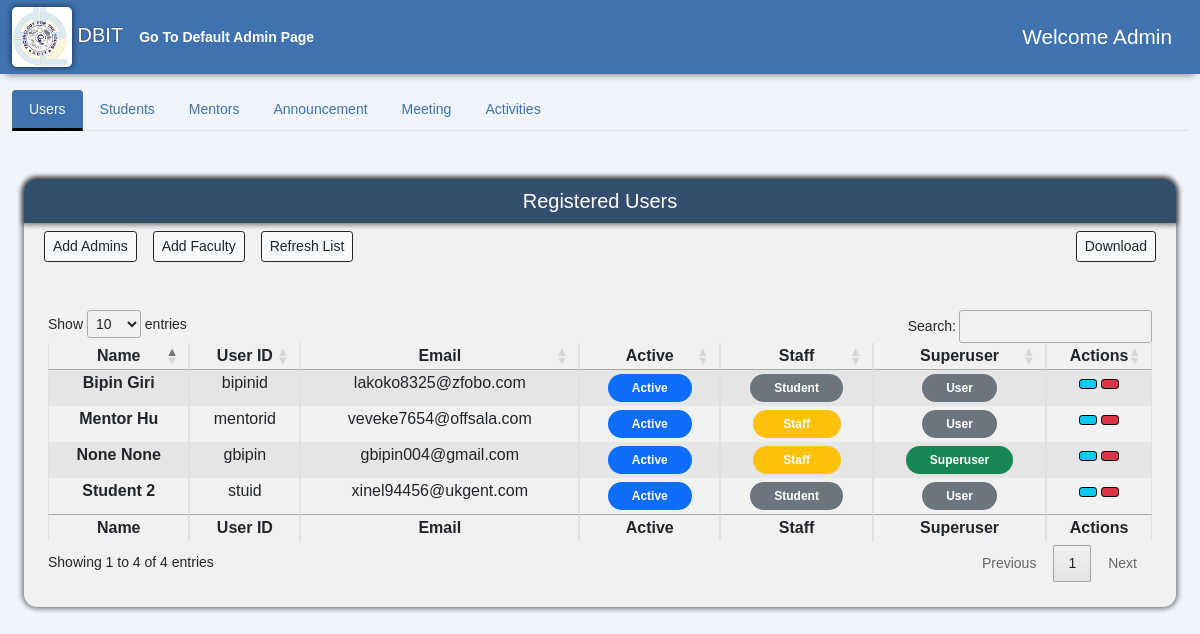
Page /AdminPage/ (signed in) on the earlier database version.
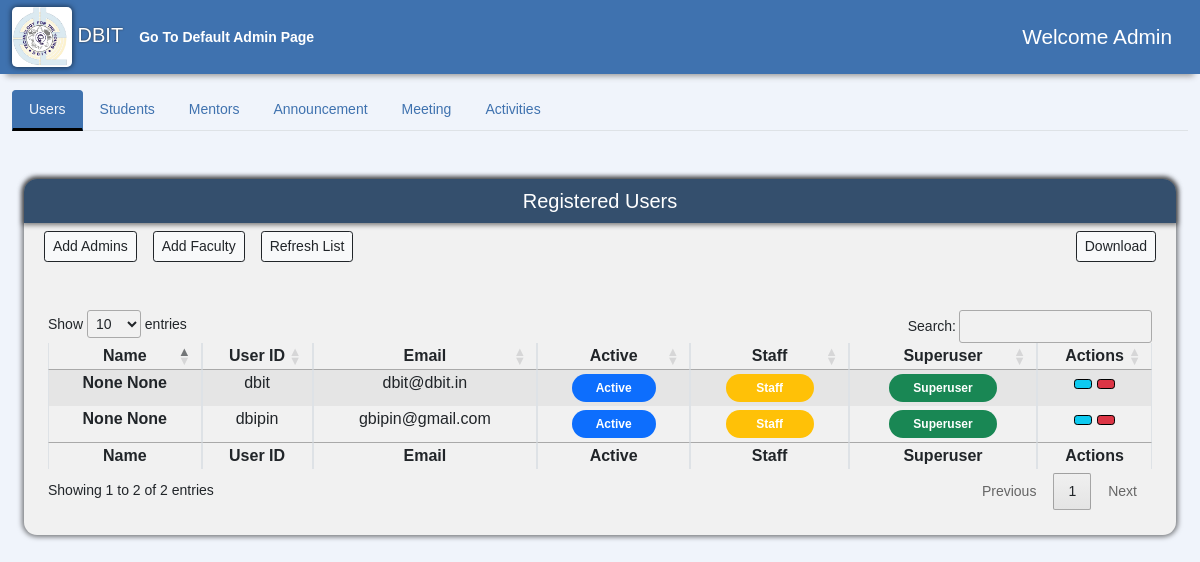
Same page on the later database version.
### accounts/models.py (models this page shows, shortened)
class User(AbstractUser):
    usr_id = models.CharField(max_length=50, unique=True)
    username = None
    email = models.EmailField(max_length=255, unique=True)
    created_on = models.DateTimeField(auto_now_add=True)
    is_active = models.BooleanField(default=True)
    is_staff = models.BooleanField(default=False)
    is_superuser = models.BooleanField(default=False)
    first_name = models.CharField(max_length=50, null=True)
    last_name = models.CharField(max_length=50, null=True)
    middle_name = models.CharField(max_length=50, null=True)
    phone = models.CharField(max_length=10, null=True, blank=True)
    profile_img = models.ImageField(
        default='logo.png', null=True, blank=True, upload_to='images/')
    USERNAME_FIELD = 'email'
    REQUIRED_FIELDS = ['usr_id', ]
    objects = CustomUserManager()

### AdminPage/views.py (the view)
# urls.py: path('', views.Adminpage, name= 'admin'),
@login_required(login_url='Login')
def Adminpage(request):
    if request.user.is_superuser:
        users = User.objects.all()
        context = {'users': users}
        return render(request,'AdminPage/admin-user.html',context)
    else:
        return HttpResponse("You are not authorized to view this page")

### Announcement/notification_processors.py (called while the page is built)
def announcements(request):
    allnotifications= Announcement.objects.all()
    return {'notifications':allnotifications}

def announcement_receiver(request):
    allreceivers= AnnouncementReceiver.objects.all()
    return {'receivers':allreceivers}

### FacultyDashboard/scheduled_meeting_processors.py (called while the page is built)
def scheduled_meetings(request):
    allmeetings= Meeting.objects.all()
    return {'meetings':allmeetings}

### AdminPage/templates/AdminPage/admin-user.html (shortened to what this page needs)
{% extends "admin.html" %}
{% load static %}
{% block userTabButton %}
<button class="nav-link active" id="nav-users-tab" data-bs-toggle="tab" data-bs-target="#nav-users" type="button" role="tab" aria-controls="nav-users-tab" aria-selected="true">
    Users
</button>
{% endblock %}
{% block userTabContent %}
<div class="tab-pane fade show active" id="nav-users" role="tabpanel" aria-labelledby="nav-users-tab">
    <div class="container-fluid mb-5">
        <div class="sidebar flex-shrink-0 dashboard-navigation">
            <div class="sidebar-heading d-flex align-items-center justify-content-center">
                <h5>Registered Users</h5>
            </div>
            <div class="container-fluid" style="overflow-x: auto;">
                <div class="d-flex bd-highlight mb-3">
                    <div class="p-2 bd-highlight">
                        <button type="button" onclick="window.location.href = '{% url 'AdminRegister'  %}';" class="btn btn-light meetings-btn ms-auto btn-sm btn-outline-dark" data-bs-toggle="modal" data-bs-target="#staticBackdrop">
                            Add Admins
                        </button>
                    </div>
                    <div class="p-2 bd-highlight">
                        <button type="button" onclick="window.location.href = '{% url 'FacultyRegister'  %}';" class="btn btn-light meetings-btn ms-auto btn-sm btn-outline-dark" data-bs-toggle="modal" data-bs-target="#staticBackdrop">
                            Add Faculty
                        </button>
                    </div>
                    <div class="p-2 bd-highlight">
                        <button type="button" onClick="window.location.reload()" class="btn btn-light  btn-sm btn-outline-dark" type="button" id="dropdownMenuButton1" data-bs-toggle="dropdown" aria-expanded="false">
                            Refresh List
                        </button>
                    </div>
                    <div class="ms-auto p-2 bd-highlight">
                        <button type="button" onclick="window.location.href = '{% url 'Edit'  %}';" class="btn btn-light meetings-btn ms-auto btn-sm btn-outline-dark" data-bs-toggle="modal" data-bs-target="#staticBackdrop">
                            Download
                        </button>
                    </div>
                </div>
            </div>
            <div class="table-div m-4 mt-4 mb-4">
                <table class="table table-striped table-bordered" style="widows: 100%;" id="user-table">
                    <thead>
                        <tr>
                            <th scope="col" class="px-2 py-1 text-center">Name</th>
                            <th scope="col" class="px-2 py-1 text-center">User ID</th>
                            <th scope="col" class="px-2 py-1 text-center">Email</th>
                            <th scope="col" class="px-2 py-1 text-center">Active</th>
                            <th scope="col" class="px-2 py-1 text-center">Staff</th>
                            <th scope="col" class="px-2 py-1 text-center">Superuser</th>
                            <th scope="col" class="px-2 py-1 text-center">Actions</th>
                        </tr>
                    </thead>
                    <tbody>
                        {% for user in users %}
                        <tr>
                            <th scope="row" class="px-2 py-1 text-center">{{user.first_name}} {{ user.last_name}}</th>
                            <td class="px-2 py-1 text-center">{{user.usr_id}}</td>
                            <td class="px-2 py-1 text-center">{{user.email}}</td>
                            <td class="px-2 py-1 text-center">
                                {% if user.is_active %}
                                <span class="badge bg-primary rounded-pill px-4 py-2">Active</span> {% else %}
                                <span class="badge bg-danger rounded-pill px-4 py-2">Inactive</span> {% endif %}
                          </td>
                            <td class="px-2 py-1 text-center">
                                {% if user.is_staff %}
                                <span class="badge bg-warning rounded-pill px-4 py-2">&nbsp Staff &nbsp</span> {% else %}
                                <span class="badge bg-secondary rounded-pill px-4 py-2">Student</span> {% endif %}
                            </td>
                            <td class="px-2 py-1 text-center">
                                {% if user.is_superuser %}
                                <span class="badge bg-success rounded-pill px-4 py-2">Superuser</span> {% else %}
                                <span class="badge bg-secondary rounded-pill px-4 py-2">User</span> {% endif %}
                            </td>
                            <td class="px-2 py-1 text-center" >
                                <button type="button" class="btn btn-info ms-auto btn-sm" style="border-color: black" {% if user.is_superuser %} onClick="window.location.reload()" {% else %} onClick="window.location.href='{% url 'update-user' user.usr_id %}'" {% endif %}>
                                </button>
                                <form action="{% url 'delete-user' user.id %}" class="mb-0" style="display: inline-block" method='POST'>
                                    <button type="submit" class="btn btn-danger ms-auto btn-sm" style="border-color: black" onClick="return confirm('Are you sure Do you want to delete this user/account ?');">
                                    </button>
                                </form>
                            </td>
                        </tr>
                        {% endfor %}
                    </tbody>
                    <tfoot>
                        <tr>
                            <th scope="col" class="px-2 py-1 text-center">Name</th>
                            <th scope="col" class="px-2 py-1 text-center">User ID</th>
                            <th scope="col" class="px-2 py-1 text-center">Email</th>
                            <th scope="col" class="px-2 py-1 text-center">Active</th>
                            <th scope="col" class="px-2 py-1 text-center">Staff</th>
                            <th scope="col" class="px-2 py-1 text-center">Superuser</th>
                            <th scope="col" class="px-2 py-1 text-center">Actions</th>
                        </tr>
                    </tfoot>
                </table>
            </div>
        </div>
    </div>
</div>
{% endblock %}

### templates/admin.html (shortened to what this page needs)
{% load static %}
<html lang="en">
<head>
    <link href="https://cdn.jsdelivr.net/npm/bootstrap@5.1.3/dist/css/bootstrap.min.css" rel="stylesheet">
    <link rel="stylesheet" type="text/css" href="https://cdn.datatables.net/1.12.1/css/jquery.dataTables.css">
    <link href="{% static 'vendor/bootstrap/bootstrap.min.css' %}" rel="stylesheet">
    <link rel="stylesheet" href="{% static 'css/navbar.css' %}">
    <link rel="stylesheet" href="{% static 'css/admin.css' %}">
    <link rel="stylesheet" href="{% static 'css/edit.css' %}">
</head>
<body>
    <nav class="navbar navbar-main sticky-top navbar-expand-lg">
        <div class="container-fluid">
            <a class="navbar-brand" href="#">
                <img src="{% static 'content/logo.png' %}" class="image2" alt="" >
                DBIT
            </a>
            <a href='/../def_admin-Page-django/' <span><strong> Go To Default Admin Page </strong></span></a>
            <div class="collapse navbar-collapse" id="navbar-content">
                <div class="ms-auto admin-greeting">
                    Welcome  Admin
                </div>
            </div>
        </div>
    </nav>
    <div class="container-fluid">
        <nav class="">
            <div class="nav nav-tabs mt-3" id="nav-tab" role="tablist">
                {% block userTabButton %}{% endblock %}
                {% block studentTabButton %}
                <button class="nav-link" id="nav-students-tab" onclick="window.location.href = '{% url 'admin-student' %}';" data-bs-toggle="tab" data-bs-target="#nav-students" type="button" role="tab" aria-controls="nav-students-tab" aria-selected="false">
                    Students
                </button>
                {% endblock %}
                {% block mentorTabButton %}
                <button class="nav-link" id="nav-mentors-tab" onclick="window.location.href = '{% url 'admin-mentor' %}';" data-bs-toggle="tab" data-bs-target="#nav-mentors" type="button" role="tab" aria-controls="nav-mentors-tab" aria-selected="false">
                    Mentors
                </button>
                {% endblock %}
                {% block announcementTabButton %}
                <button class="nav-link" id="nav-announcement-tab" onclick="window.location.href = '{% url 'admin-announcement-table' %}';" data-bs-toggle="tab" data-bs-target="#nav-announcement" type="button" role="tab" aria-controls="nav-announcement-tab" aria-selected="false">
                    Announcement
                </button>
                {% endblock %}
                {% block meetingTabButton %}
                <button class="nav-link" id="nav-meeting-tab" onclick="window.location.href = '{% url 'admin-meeting' %}';" data-bs-toggle="tab" data-bs-target="#nav-meeting" type="button" role="tab" aria-controls="nav-meeting-tab" aria-selected="false">
                    Meeting
                </button>
                {% endblock %}
                {% block activitiesTabButton %}
                <button class="nav-link" id="nav-activities-tab" onclick="window.location.href = '{% url 'admin-activity' %}';" data-bs-toggle="tab" data-bs-target="#nav-activities" type="button" role="tab" aria-controls="nav-activities" aria-selected="false">
                    Activities
                </button>
                {% endblock %}
            </div>
        </nav>
        <div class="tab-content mt-5" id="nav-tabContent">
            {% block userTabContent %}
            {% endblock %}
        </div>
    </div>
</body>
</html>

### MPT/static/css/navbar.css (style rules this page uses)
.navbar-main { background-color: var(--navbar-bg); -webkit-box-shadow: 0 8px 6px -6px #999; -moz-box-shadow: 0 8px 6px -6px #999; box-shadow: 0 8px 6px -6px #999; padding: 2px 0; }
.navbar-brand { text-shadow: 0 0 2px #333 !important; }

### MPT/static/css/admin.css (style rules this page uses)
.admin-greeting { font-size: 1.3rem; color: var(--text-component); }
.nav-link { color: var(--navbar-bg); text-decoration: none; transition: color 0.3s ease; }
.nav-tabs .nav-item.show .nav-link, .nav-tabs .nav-link.active { color: var(--body-bg); background-color: var(--navbar-bg); border-color: var(--navbar-bg) var(--navbar-bg) var(--text-body); }
.nav-tabs .nav-link { border-bottom: 3px solid transparent; }
.sidebar-heading { height: 5.5vh; background-color: #344F6D; color: white; border-radius: 13px 13px 0 0; box-shadow: 0 0 5px 2px rgba(0, 0, 0, 0.5); }
.sidebar { background-color: #F1F1F1; border-radius: 13px; box-shadow: 0 0 5px 2px rgba(0, 0, 0, 0.5); margin: 10px 0; margin-top: 5.5vh; padding-bottom: 1px; }
.table-div { overflow-x: auto; }

### MPT/static/css/global.css (style rules this page uses)
:root { --nord-0: #2e3440; --nord-1: #3b4252; --nord-2: #434c5e; --nord-3: #4c566a; --nord-4: #d8dee9; --nord-5: #e5e9f0; --nord-6: #eceff4; --nord-7: #8fbcbb; --nord-8: #88c0d0; --nord-9: #81a1c1; --nord-10: #5e81ac; --nord-11: #bf616a; --nord-12: #d08770; --nord-13: #ebcb8b; --nord-14: #a3be8c; --nord-15: #b48ead; --body-bg: #F0F4FB; --navbar-bg: #3F72AF; --btn-bg: #112D4E; --content-bg: #DBE2EF; --text-component: #FFFFFF; --text-body: #000000; }
body { background-color: var(--body-bg); font-size: .875rem; font-family: Arial, Helvetica, sans-serif; overflow-x: hidden; }
a { color: var(--text-component); text-decoration: none; transition: color 0.3s ease; }
h5 { margin-bottom: 0; }
.image2 { width: 60px; height: 60px; border-radius: 5px; box-shadow: 0 0 5px 1px rgba(0, 0, 0, 0.5) !important; }

Differences in the rows shown:
removed User: first_name "Mentor", last_name "Hu", usr_id "mentorid", email "veveke7654@offsala.com", is_active "Active", is_staff "Staff", is_superuser "User"
removed User: first_name "Bipin", last_name "Giri", usr_id "bipinid", email "lakoko8325@zfobo.com", is_active "Active", is_staff "Student", is_superuser "User"
removed User: first_name "Student", last_name "2", usr_id "stuid", email "xinel94456@ukgent.com", is_active "Active", is_staff "Student", is_superuser "User"
changed User: usr_id "gbipin" → "dbit"; email "gbipin004@gmail.com" → "dbit@dbit.in"
added User: first_name "None", last_name "None", usr_id "dbipin", email "gbipin@gmail.com", is_active "Active", is_staff "Staff", is_superuser "Superuser"
Other differences:
text written by a page script: "Show entries Search: Showing 1 to 4 of 4 entries Previous 1 Next" → "Show entries Search: Showing 1 to 2 of 2 entries Previous 1 Next"
